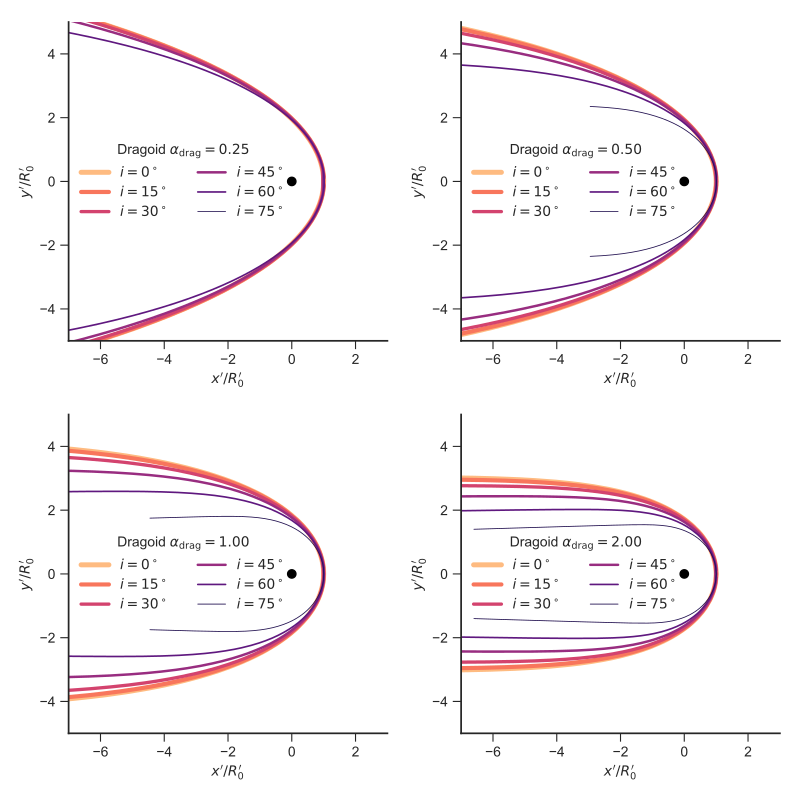

Source code (Python):
import sys
import numpy as np
from matplotlib import pyplot as plt
import seaborn as sns
from bow_projection import (xyprime_t, theta_infinity, theta_0_90,
                            characteristic_radii_projected)
from dragoid_shape import Dragoid

figfile = sys.argv[0].replace('.py', '.pdf')

sns.set_style('ticks')
fig, axes = plt.subplots(2, 2, figsize=(8, 8))

# For some reason, exactly 30.0 had problems with R0p
inclinations = [0.0, 15.0, 30.01, 45.0, 60.0, 75.01]
linewidths = [2.4, 2.0, 1.6, 1.2, 0.8, 0.4]
colors = sns.color_palette('magma_r', n_colors=len(inclinations))

for alpha, ax in zip([0.25, 0.5, 1.0, 2.0], axes.flat):
    shape = Dragoid(alpha=alpha)
    th_inf = theta_infinity(shape)
    for inc_dg, color, lw in zip(inclinations, colors, linewidths):
        inc = np.radians(inc_dg)
        th0, th90 = theta_0_90(inc, shape)
        th = np.linspace(th0, th_inf, 301)
        xp, yp = xyprime_t(th, inc, shape)
        m = np.isfinite(xp) & np.isfinite(yp)
        if m.sum() == 0:
            # Case of no tangent line at all at this inclination
            continue
        xxp = np.concatenate((xp[m][::-1], xp[m]))
        yyp = np.concatenate((-yp[m][::-1], yp[m]))
        radii = characteristic_radii_projected(inc, shape)        
        R0p = radii['R_0 prime']
        ax.plot(xxp/R0p, yyp/R0p,
                label=fr"$i = {inc_dg:.0f}^\circ$",
                color=color, lw=1.5*lw)

    ax.plot([0], [0], 'o', color='k')

    ax.legend(title="Dragoid " + shape.label, ncol=2, loc="center left")
    ax.set(
        xlabel=r"$x' / R_0'$",
        ylabel=r"$y' / R_0'$",
        xlim=[-7, 3],
        ylim=[-5, 5],
    )
    ax.set_aspect('equal', adjustable='box')

sns.despine()
fig.tight_layout()
fig.savefig(figfile)
print(figfile, end='')
